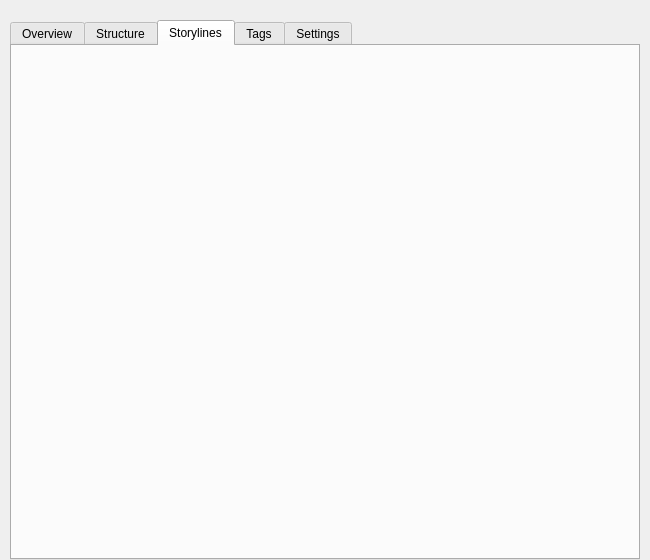
<?xml version="1.0" encoding="UTF-8"?>
<ui version="4.0">
 <class>NovelView</class>
 <widget class="QWidget" name="NovelView">
  <property name="geometry">
   <rect>
    <x>0</x>
    <y>0</y>
    <width>650</width>
    <height>560</height>
   </rect>
  </property>
  <property name="windowTitle">
   <string>Form</string>
  </property>
  <layout class="QVBoxLayout" name="verticalLayout">
   <property name="spacing">
    <number>0</number>
   </property>
   <property name="leftMargin">
    <number>10</number>
   </property>
   <property name="topMargin">
    <number>20</number>
   </property>
   <property name="rightMargin">
    <number>10</number>
   </property>
   <property name="bottomMargin">
    <number>0</number>
   </property>
   <item>
    <widget class="QTabWidget" name="tabWidget">
     <property name="currentIndex">
      <number>2</number>
     </property>
     <property name="centered" stdset="0">
      <bool>true</bool>
     </property>
     <property name="borderless" stdset="0">
      <bool>true</bool>
     </property>
     <widget class="QWidget" name="tabDescriptors">
      <property name="bg" stdset="0">
       <bool>true</bool>
      </property>
      <attribute name="title">
       <string>Overview</string>
      </attribute>
      <layout class="QVBoxLayout" name="verticalLayout_5">
       <property name="spacing">
        <number>0</number>
       </property>
       <property name="leftMargin">
        <number>0</number>
       </property>
       <property name="topMargin">
        <number>0</number>
       </property>
       <property name="rightMargin">
        <number>0</number>
       </property>
       <property name="bottomMargin">
        <number>0</number>
       </property>
      </layout>
     </widget>
     <widget class="QWidget" name="tabStructure">
      <attribute name="title">
       <string>Structure</string>
      </attribute>
      <layout class="QVBoxLayout" name="verticalLayout_13">
       <property name="spacing">
        <number>0</number>
       </property>
       <property name="leftMargin">
        <number>0</number>
       </property>
       <property name="topMargin">
        <number>10</number>
       </property>
       <property name="rightMargin">
        <number>0</number>
       </property>
       <property name="bottomMargin">
        <number>0</number>
       </property>
       <item>
        <widget class="StoryStructureEditor" name="wdgStructure" native="true"/>
       </item>
      </layout>
     </widget>
     <widget class="QWidget" name="tabPlot">
      <attribute name="title">
       <string>Storylines</string>
      </attribute>
      <layout class="QVBoxLayout" name="verticalLayout_12">
       <property name="spacing">
        <number>0</number>
       </property>
       <property name="leftMargin">
        <number>0</number>
       </property>
       <property name="topMargin">
        <number>0</number>
       </property>
       <property name="rightMargin">
        <number>0</number>
       </property>
       <property name="bottomMargin">
        <number>0</number>
       </property>
      </layout>
     </widget>
     <widget class="QWidget" name="tabTags">
      <property name="relaxed-white-bg" stdset="0">
       <bool>true</bool>
      </property>
      <attribute name="title">
       <string>Tags</string>
      </attribute>
      <layout class="QVBoxLayout" name="verticalLayout_2">
       <property name="spacing">
        <number>0</number>
       </property>
       <property name="leftMargin">
        <number>0</number>
       </property>
       <property name="topMargin">
        <number>0</number>
       </property>
       <property name="rightMargin">
        <number>0</number>
       </property>
       <property name="bottomMargin">
        <number>0</number>
       </property>
       <item>
        <widget class="QScrollArea" name="scrollArea">
         <property name="frameShape">
          <enum>QFrame::NoFrame</enum>
         </property>
         <property name="widgetResizable">
          <bool>true</bool>
         </property>
         <property name="relaxed-white-bg" stdset="0">
          <bool>true</bool>
         </property>
         <widget class="TagsEditor" name="wdgTagsContainer">
          <property name="geometry">
           <rect>
            <x>0</x>
            <y>0</y>
            <width>626</width>
            <height>512</height>
           </rect>
          </property>
          <property name="sizePolicy">
           <sizepolicy hsizetype="Preferred" vsizetype="Expanding">
            <horstretch>0</horstretch>
            <verstretch>0</verstretch>
           </sizepolicy>
          </property>
          <property name="relaxed-white-bg" stdset="0">
           <bool>true</bool>
          </property>
         </widget>
        </widget>
       </item>
      </layout>
     </widget>
     <widget class="QWidget" name="tabSettings">
      <property name="relaxed-white-bg" stdset="0">
       <bool>true</bool>
      </property>
      <attribute name="title">
       <string>Settings</string>
      </attribute>
      <layout class="QHBoxLayout" name="horizontalLayout_2">
       <property name="spacing">
        <number>0</number>
       </property>
       <property name="leftMargin">
        <number>0</number>
       </property>
       <property name="topMargin">
        <number>0</number>
       </property>
       <property name="rightMargin">
        <number>0</number>
       </property>
       <property name="bottomMargin">
        <number>0</number>
       </property>
       <item>
        <spacer name="horizontalSpacer">
         <property name="orientation">
          <enum>Qt::Horizontal</enum>
         </property>
         <property name="sizeType">
          <enum>QSizePolicy::Preferred</enum>
         </property>
         <property name="sizeHint" stdset="0">
          <size>
           <width>40</width>
           <height>20</height>
          </size>
         </property>
        </spacer>
       </item>
       <item>
        <widget class="QScrollArea" name="scrollArea_2">
         <property name="sizePolicy">
          <sizepolicy hsizetype="MinimumExpanding" vsizetype="Expanding">
           <horstretch>0</horstretch>
           <verstretch>0</verstretch>
          </sizepolicy>
         </property>
         <property name="maximumSize">
          <size>
           <width>800</width>
           <height>16777215</height>
          </size>
         </property>
         <property name="frameShape">
          <enum>QFrame::NoFrame</enum>
         </property>
         <property name="lineWidth">
          <number>0</number>
         </property>
         <property name="widgetResizable">
          <bool>true</bool>
         </property>
         <widget class="QWidget" name="wdgSettings">
          <property name="geometry">
           <rect>
            <x>0</x>
            <y>0</y>
            <width>546</width>
            <height>512</height>
           </rect>
          </property>
          <property name="sizePolicy">
           <sizepolicy hsizetype="MinimumExpanding" vsizetype="Preferred">
            <horstretch>0</horstretch>
            <verstretch>0</verstretch>
           </sizepolicy>
          </property>
          <property name="maximumSize">
           <size>
            <width>800</width>
            <height>16777215</height>
           </size>
          </property>
          <property name="relaxed-white-bg" stdset="0">
           <bool>true</bool>
          </property>
          <layout class="QVBoxLayout" name="verticalLayout_4">
           <property name="spacing">
            <number>10</number>
           </property>
           <property name="leftMargin">
            <number>5</number>
           </property>
           <property name="topMargin">
            <number>25</number>
           </property>
           <property name="rightMargin">
            <number>6</number>
           </property>
           <property name="bottomMargin">
            <number>6</number>
           </property>
          </layout>
         </widget>
        </widget>
       </item>
       <item>
        <spacer name="horizontalSpacer_4">
         <property name="orientation">
          <enum>Qt::Horizontal</enum>
         </property>
         <property name="sizeType">
          <enum>QSizePolicy::Preferred</enum>
         </property>
         <property name="sizeHint" stdset="0">
          <size>
           <width>40</width>
           <height>20</height>
          </size>
         </property>
        </spacer>
       </item>
      </layout>
     </widget>
    </widget>
   </item>
  </layout>
 </widget>
 <customwidgets>
  <customwidget>
   <class>StoryStructureEditor</class>
   <extends>QWidget</extends>
   <header>plotlyst.view.widget.structure</header>
   <container>1</container>
  </customwidget>
  <customwidget>
   <class>TagsEditor</class>
   <extends>QWidget</extends>
   <header>plotlyst.view.widget.novel</header>
   <container>1</container>
  </customwidget>
 </customwidgets>
 <resources/>
 <connections/>
</ui>
